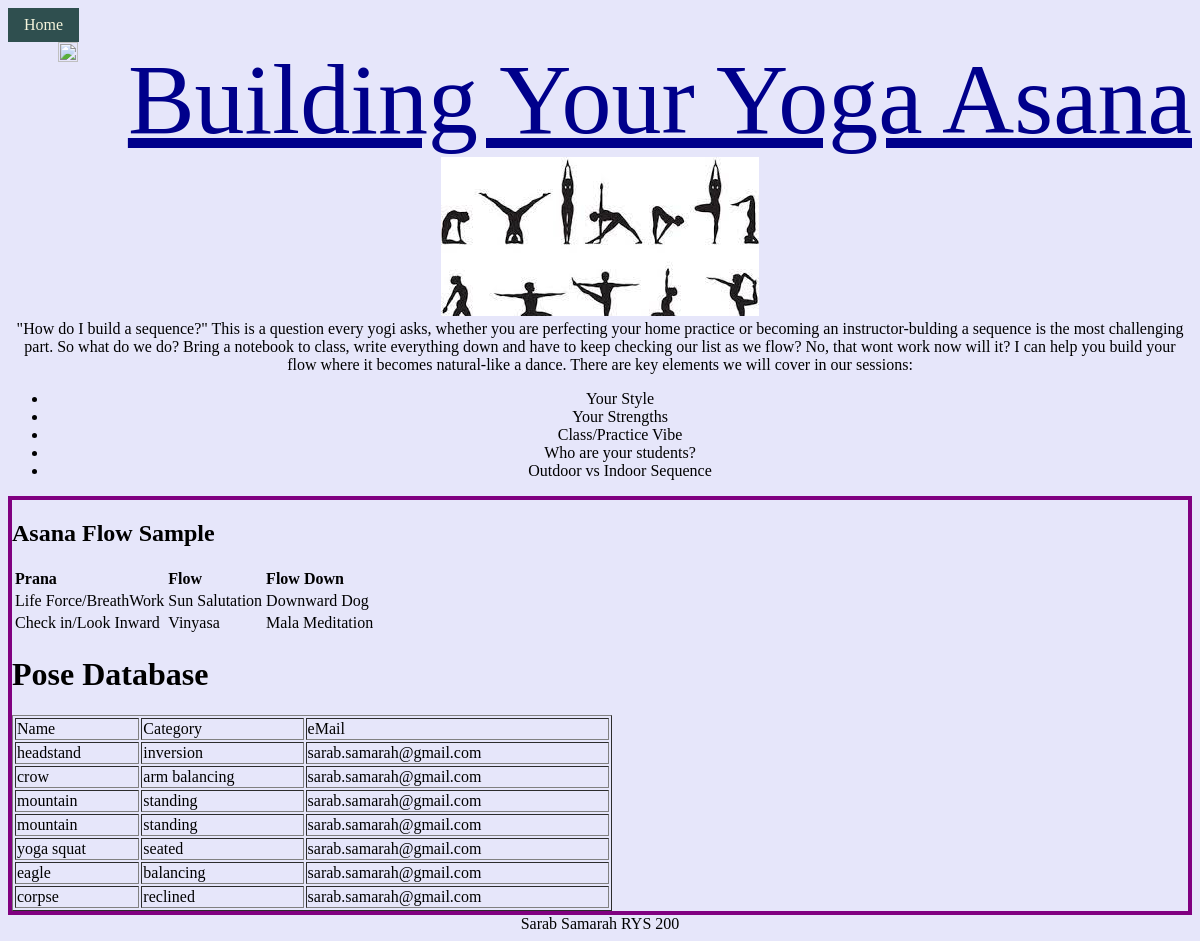
Before: /mysite/ with the older database file.
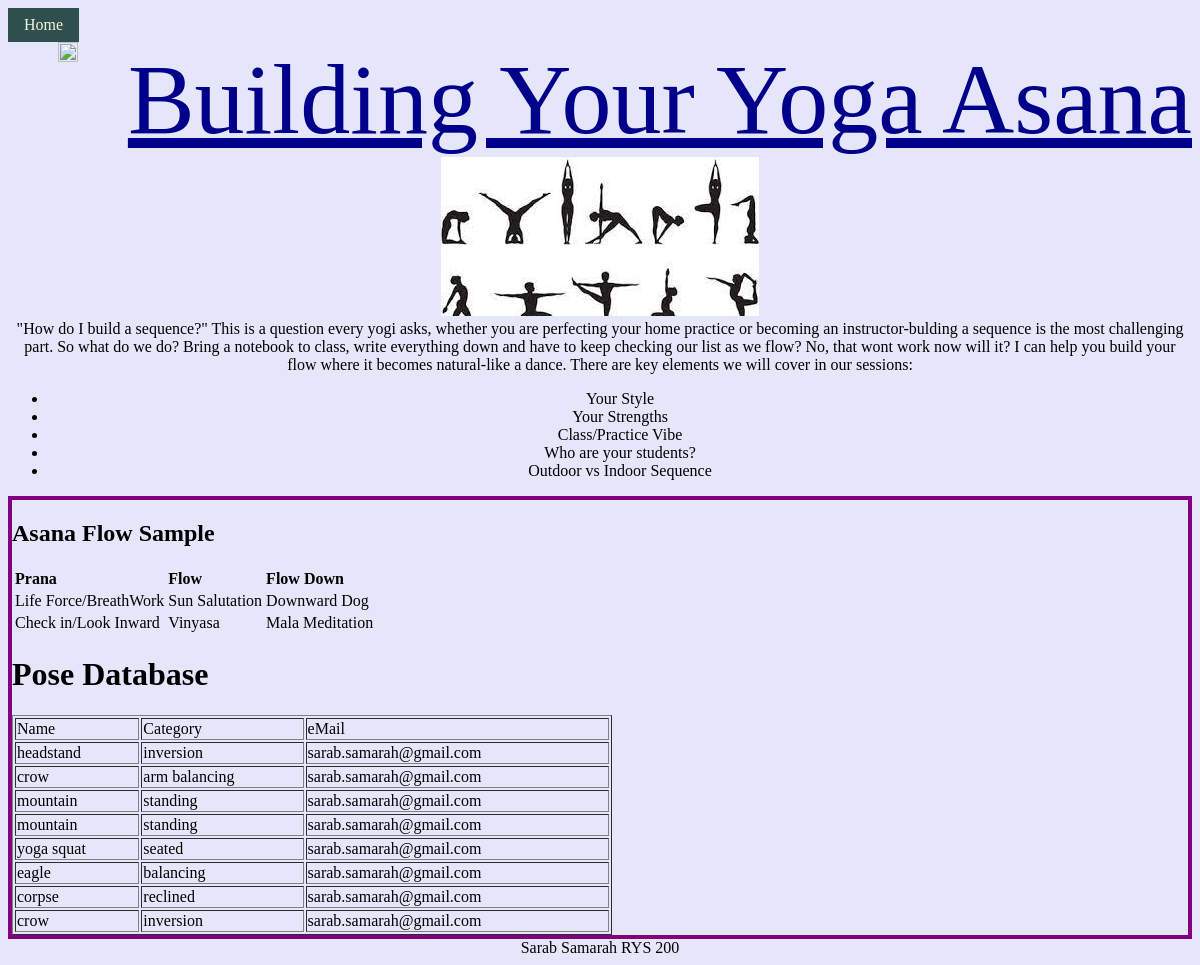
After: the same page with the newer database file.
### mysite/models.py (models this page shows)
class Pose(models.Model):
    name= models.CharField(max_length=100)
    category= models.CharField(max_length=100)
    email= models.CharField(max_length=200)

### mysite/views.py (the view)
# urls.py: path('', views.showpose, name='showpose'),
def showpose(request):
    allPoses = Pose.objects.all()
    print(allPoses)
    context = {'allPoses': allPoses}
    return render(request, 'home.html',context)

### templates/home.html (shortened to what this page needs)
{% load static %}
<!DOCTYPE html>
<html lang="en">
<head>
    <link rel="stylesheet" type= "text/css" href= {% static '/style.css' %}/>
    <ul class= "sidenav">
        <li><a href={% url 'login' %}>Home</a></li>
    </ul>
</head>
<body>
    {% block content %}
    <div id="grid">
        <div class="header">Building  Your Yoga Asana</div>
        <img class="logo" src="https://encrypted-tbn0.gstatic.com/images?q=tbn:ANd9GcQHS6SVH6OjB50tqxIpEVPSMkcaUza1GkW0CRDXSc1EUiapau4Us0O1Qp5AWsE&usqp=CAc">
         <img class="asana">
        <div class="content">"How do I build a sequence?" This is a question every yogi asks, whether you are perfecting your home practice or becoming an instructor-bulding a sequence is the most challenging part. So what do we do? Bring a notebook to class, write everything down and have to keep  checking our list as we flow? No, that wont work now will it? I can help you build your flow where it becomes natural-like a dance.  There are key elements we will cover in our sessions:
            <ul class="sidebar">
                <li>Your Style</li>
                <li>Your Strengths</li>
                <li>Class/Practice Vibe</li>
                <li>Who are your students?</li>
                <li>Outdoor vs Indoor Sequence</li>
            </ul>
    </div>
    <div class= "table">
        <h2>Asana Flow Sample</h2>
        <table>
            <thead>
                <th>Prana</th>
                <th>Flow</th>
                <th>Flow Down</th>
                <tbody>
                    <tr>
                        <td>Life Force/BreathWork</td>
                        <td>Sun Salutation</td>
                        <td>Downward Dog</td>
                     </tr>
                    <tr>
                        <td>Check in/Look Inward</td>
                        <td>Vinyasa</td>
                        <td>Mala Meditation</td>
                    </tr>
                </tbody>
            </thead>
        </table>
        <h1>Pose Database</h1>
<table border="1" width="600">
<tr>
<td>Name</td>
<td>Category</td>
<td>eMail</td>
</tr>
{% for Pose in allPoses %}
<tr>
<td>{{ Pose.name }}</td>
<td>{{ Pose.category }}</td>
<td>{{ Pose.email }}</td>
</tr>
{% endfor %}
</table>
        </div>
    <div class="footer">Sarab Samarah RYS 200 </div>
    {% endblock %}
</body>
</html

Changed rows visible on the page:
added Pose: name "crow", category "inversion", email "sarab.samarah@gmail.com"
